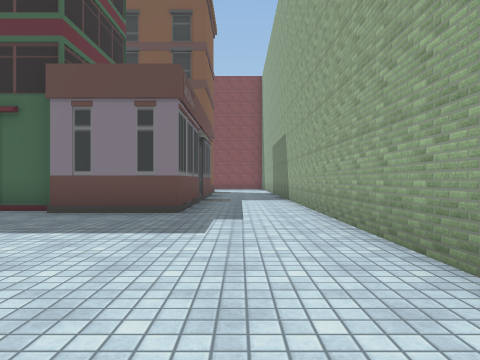
[1] (above)

24 first-person views from a walk through a 3-D level made in the Unity game engine. The camera is 1.2 m above the floor, looks level and sees 70° across. The floor is counted in squares, 2 m on a side. Each view is taken from the middle of a square. On the plan, view 1 faces up. The plan holds only what a view shows up to about 10 squares ahead; the rest is blank. The place goes on beyond the plan. The player is left out. Some surface patterns are stand-ins.

[2]
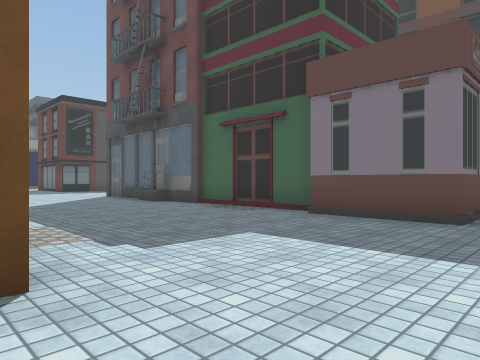

[3]
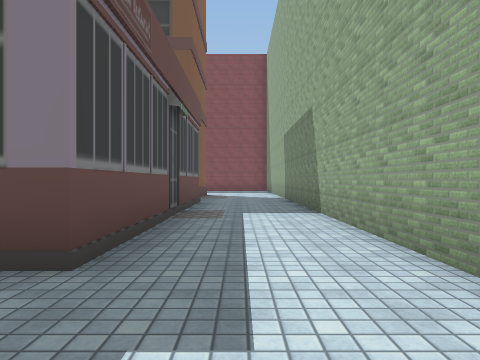

[4]
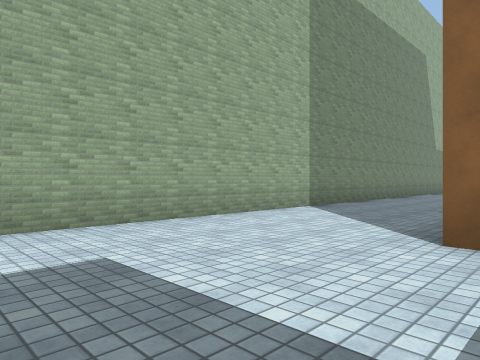

[5]
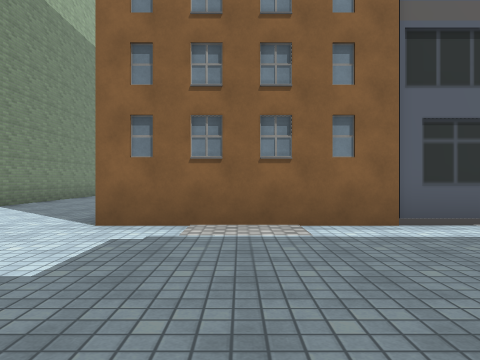

[6]
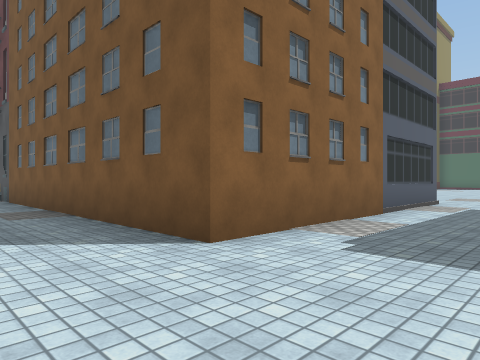

[7]
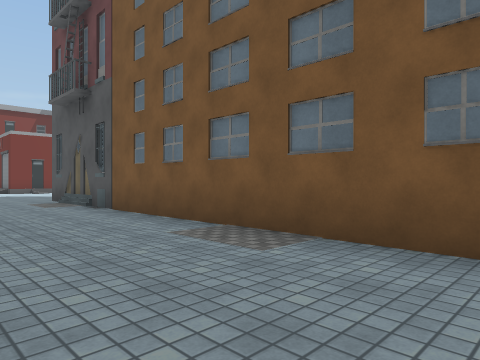

[8]
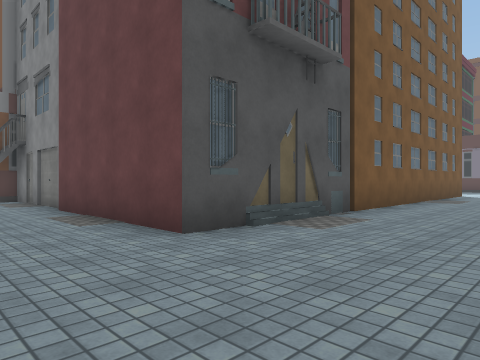

[9]
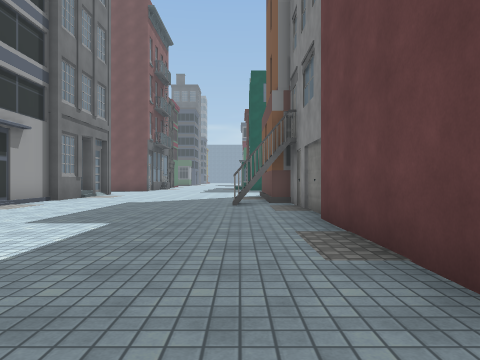

[10]
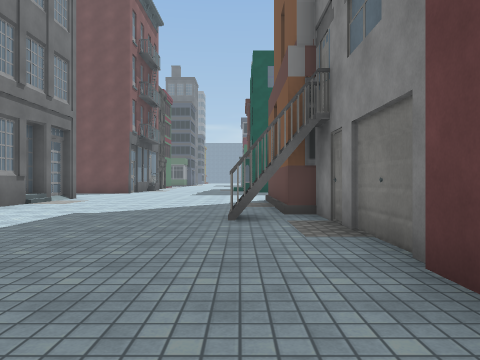

[11]
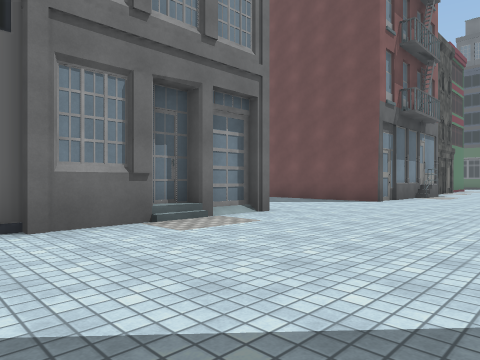

[12]
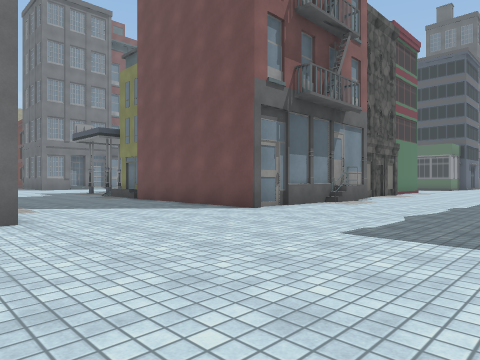

[13]
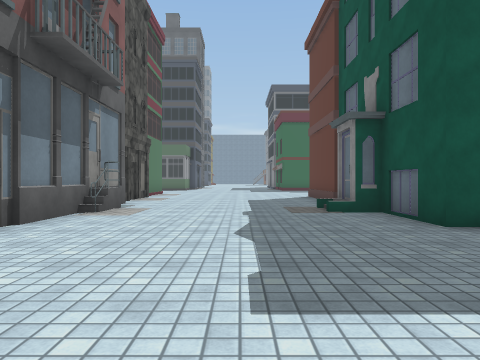

[14]
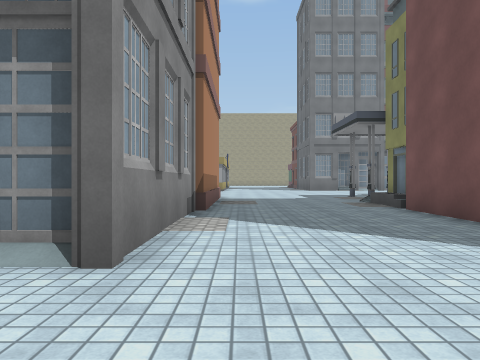

[15]
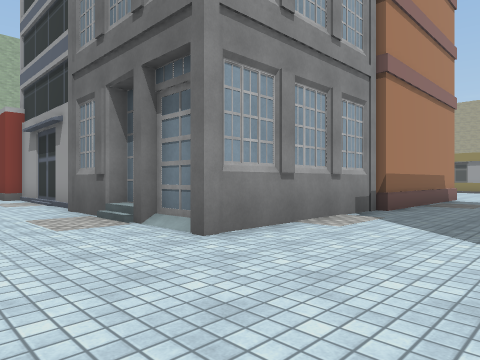

[16]
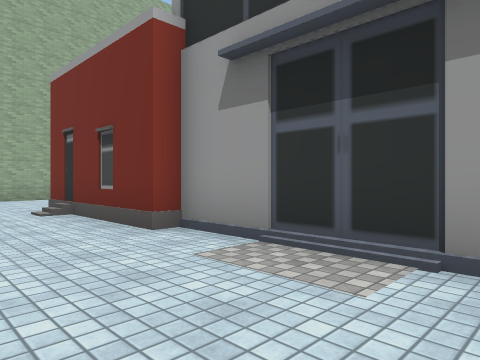

[17]
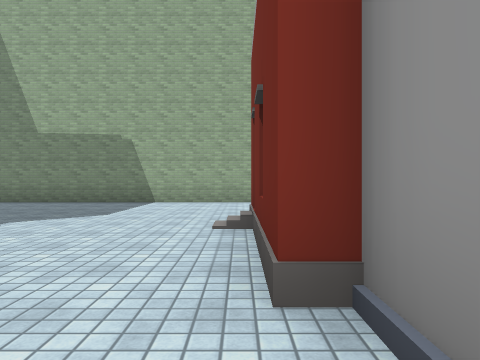

[18]
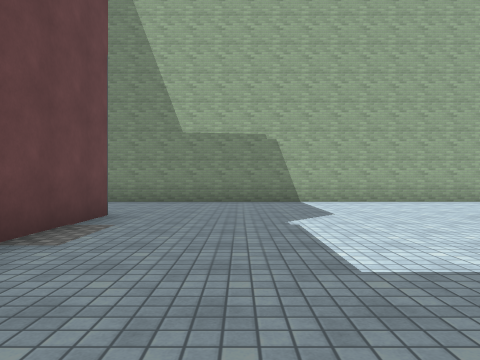

[19]
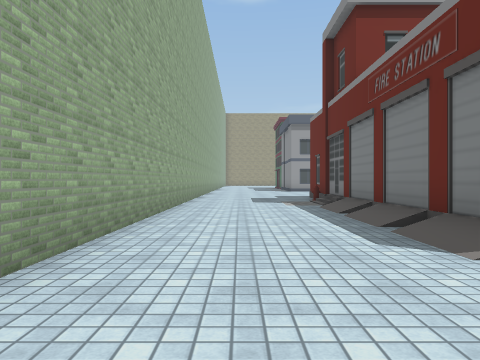

[20]
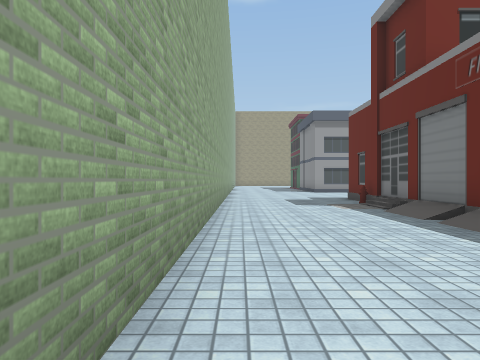

[21]
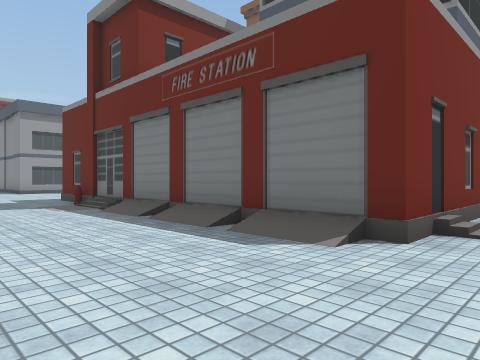

[22]
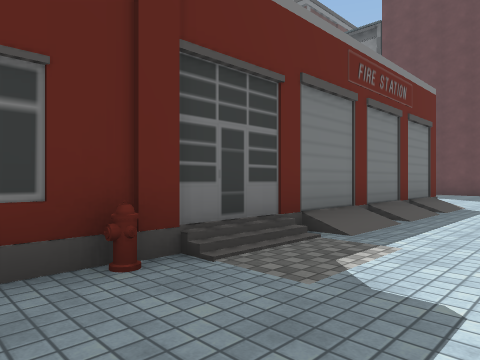

[23]
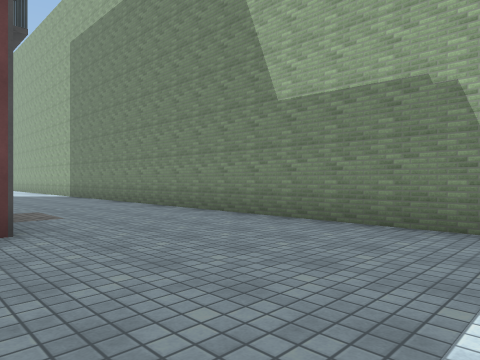

[24]
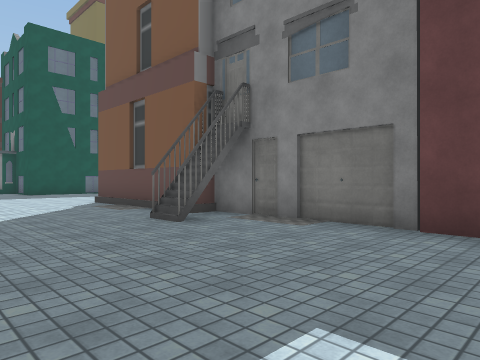

### Floor plan
Key: @ floor where view 1 was taken; # wall or solid block; . floor; / step, stairs or slope; B building; H hydrant.
Columns run from 26 left of view 1 to 2 right of it. Each row starts with its distance up from view 1.
 14                          ...#
 13                          ...#
 12                          ...#
 11                          B..#
 10                          #..#
  9                          ...#
  8                          ...#
  7                  ######  ...#
  6                  B..........#
  5                 ............#
  4                 ............#
  3                 ............#
  2                .............#
  1                ..B#######...#
  0                         #.@.#
 -1                         #...#
 -2                         #...#
 -3                         #...#
 -4                         #...#
 -5                         #...#
 -6                         #...#
 -7                         #...#
 -8                         ....#
 -9                         ....#
-10                 #####   ....#
-11 #B  ##.    .##B##...........#
-12 ...B............#...........#
-13 ............................#
-14 ............................#
-15 ............................#
-16 ............................#
-17 ..#B###................/....#
-18 #     #....B#########  #/...#
-19        ....##          #/...#
-20        ....#           #/...#
-21        ....#           #/...#
-22       B....B           #/...#
-23        ....#           #/...#
-24       B....#           #/...#
-25       B....#           #H...#
-26           .#           #....#

Positions as (right, up) in squares from view 1, and headings:
1: (0, 0), facing up
2: (0, 1), facing up-left
3: (0, 4), facing up
4: (-3, 5), facing down-right
5: (-4, 6), facing down
6: (0, 4), facing down-left
7: (1, 0), facing down-left
8: (1, -13), facing up-left
9: (-1, -12), facing left
10: (-4, -12), facing left
11: (-10, -13), facing down-left
12: (-14, -12), facing down-left
13: (-16, -14), facing left
14: (-16, -15), facing down
15: (-18, -15), facing down-right
16: (-10, -15), facing down-right
17: (-8, -17), facing right
18: (-8, -13), facing right
19: (0, -15), facing down
20: (1, -16), facing down
21: (1, -16), facing down-left
22: (0, -26), facing up-left
23: (-3, -15), facing up-right
24: (-5, -15), facing up-left
